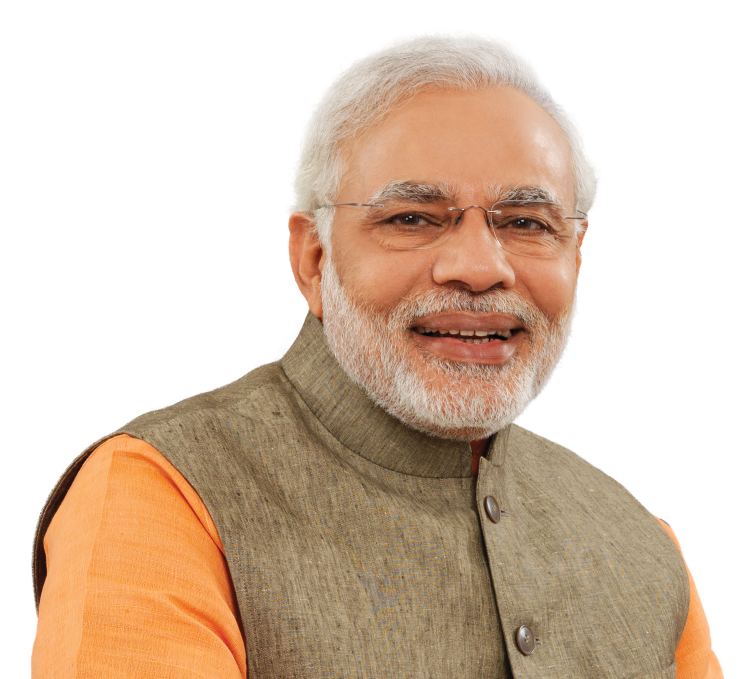
#> input picture Modi.jpg, 1500 x 1358 px, found by its file name (shown at 1/2 size)
$ jupyter execute openCV_basics.ipynb
#> lines starting #> are read from the running program, lines starting #| are printed output that depends on the picture
[cell 1]
import cv2
import numpy as np

[cell 2]
img = cv2.imread('C:/Users/Amit Kumar/Desktop/Self study/MyCodes/openCV basics/Modi.jpg',1)
#> img is the input picture: shape (1358, 1500, 3); mean B, G, R 178.6, 196.6, 217.3
cv2.imshow('Original',img)
cv2.waitKey(0)
cv2.destroyAllWindows()

[cell 3]
type(img)

#### Creating Circle

[cell 4]
pic = np.zeros((500,500,3), dtype = "uint8")
cv2.rectangle(pic, (0,0), (500,150), (123,200,98), 3, lineType=8, shift=0)
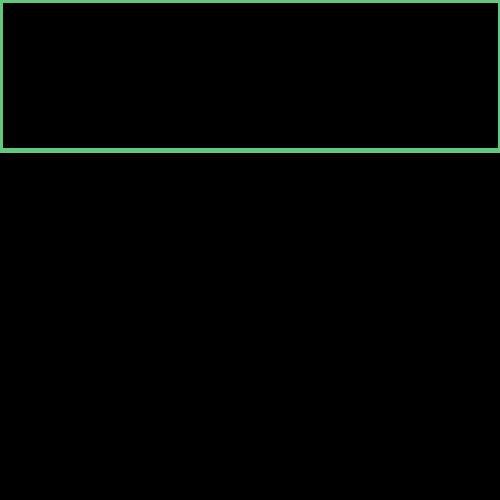
#> pic: shape (500, 500, 3); mean of channels 0, 1, 2 2.3, 3.8, 1.9; drawn as B, G, R
cv2.imshow('Dark',pic)
cv2.waitKey(0)
cv2.destroyAllWindows()

#### Creating Line

[cell 5]
pic = np.zeros((500,500,3), dtype = "uint8")
cv2.line(pic, (350,350), (500,350), (123,200,98))
cv2.line(pic, (350,200), (500,350), (123,200,98))
cv2.imshow('Dark',pic)
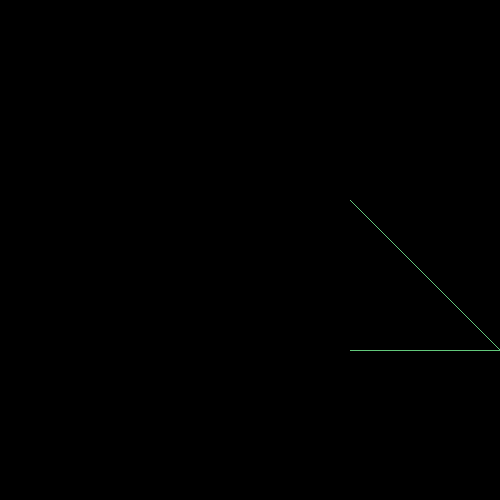
#> window 'Dark': shape (500, 500, 3); mean B, G, R 0.1, 0.2, 0.1
cv2.waitKey(0)
cv2.destroyAllWindows()

#### Creating Circle

[cell 6]
pic = np.zeros((500,500,3), dtype = "uint8")
color = (255,0,255)
cv2.circle(pic, (250,250), 50, color)
cv2.imshow('Dark',pic)
cv2.waitKey(0)
cv2.destroyAllWindows()
